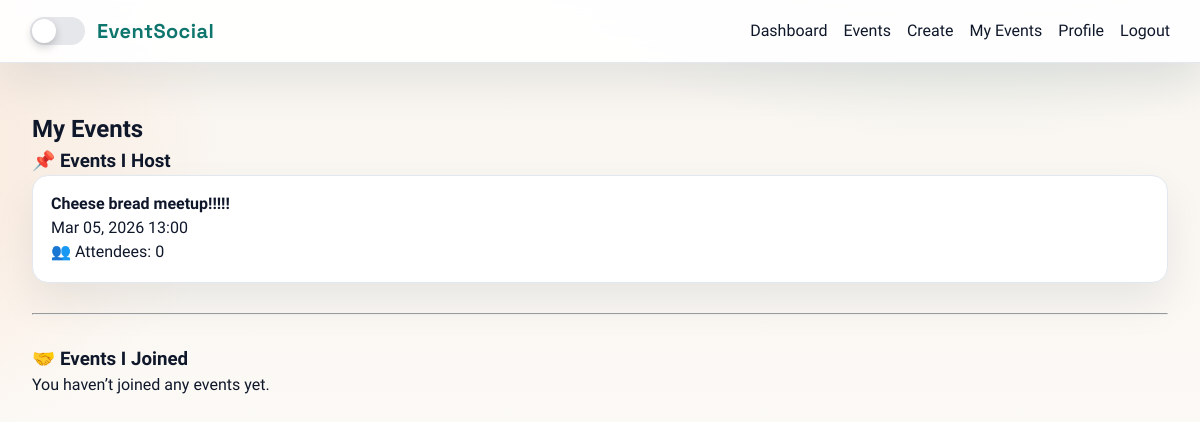
Screenshot of /my-events/ (signed in) with the database file from the repository.
### Enigma/models.py (models this page shows, shortened)
class Event(models.Model):
    title = models.CharField(max_length=200)
    description = models.TextField()
    location = models.CharField(max_length=200)
    event_date = models.DateTimeField()
    image = models.ImageField(
        upload_to="event_images/",
        blank=True,
        null=True
    )
    created_by = models.ForeignKey(
        User,
        on_delete=models.CASCADE,
        related_name="hosted_events"
    )
    attendees = models.ManyToManyField(
        User,
        related_name="joined_events",
        blank=True
    )
    likes = models.ManyToManyField(
        User,
        related_name="liked_events",
        blank=True
    )

### Enigma/views.py (the view)
# urls.py: path('my-events/', views.my_events, name='my_events'),
@login_required
def my_events(request):
    hosted_events = Event.objects.filter(
        created_by=request.user
    ).order_by("event_date")
    joined_events = request.user.joined_events.all().order_by("event_date")
    return render(request, "my_events.html", {
        "hosted_events": hosted_events,
        "joined_events": joined_events
    })

### templates/my_events.html
{% extends 'base.html' %}
{% block content %}
<h2>My Events</h2>
<h3>📌 Events I Host</h3>
{% for event in hosted_events %}
    <div class="event-card">
        <h4>{{ event.title }}</h4>
        <p>{{ event.event_date|date:"M d, Y H:i" }}</p>
        <p>👥 Attendees: {{ event.attendees.count }}</p>
    </div>
{% empty %}
    <p>You haven’t created any events yet.</p>
{% endfor %}
<hr style="margin:30px 0;">
<h3>🤝 Events I Joined</h3>
{% for event in joined_events %}
    <div class="event-card">
        <h4>{{ event.title }}</h4>
        <p>{{ event.event_date|date:"M d, Y H:i" }}</p>
        <p>👤 Host: {{ event.created_by.username }}</p>
    </div>
{% empty %}
    <p>You haven’t joined any events yet.</p>
{% endfor %}
{% endblock %}

### Enigma/static/style.css (style rules this page uses)
:root { --font-sans: "Work Sans", "Segoe UI", Arial, sans-serif; --font-display: "Space Grotesk", "Work Sans", sans-serif; --bg: #f8f5f0; --bg-2: #f1f5f4; --surface: #ffffff; --surface-2: #f8fafc; --ink: #0f172a; --muted: #5b677a; --border: #e2e8f0; --accent: #0f766e; --accent-2: #f97316; --accent-3: #14b8a6; --danger: #ef4444; --shadow-soft: 0 20px 40px rgba(15, 23, 42, 0.08); --shadow-strong: 0 25px 60px rgba(15, 23, 42, 0.14); --radius-xl: 22px; --radius-lg: 16px; --radius-md: 12px; --radius-sm: 10px; }
* { margin: 0; padding: 0; box-sizing: border-box; }
body { font-family: var(--font-sans); background: radial-gradient(900px 500px at 80% -20%, rgba(15, 118, 110, 0.18), transparent 60%), radial-gradient(800px 520px at -20% 20%, rgba(249, 115, 22, 0.15), transparent 60%), linear-gradient(180deg, var(--bg), #fdfbf7 70%); color: var(--ink); line-height: 1.5; min-height: 100vh; transition: background 0.4s ease, color 0.4s ease; }
.event-card { background: var(--surface); border-radius: var(--radius-lg); box-shadow: var(--shadow-soft); border: 1px solid var(--border); overflow: hidden; transition: transform 0.25s ease, box-shadow 0.25s ease; }
.event-card > h3, .event-card > h4, .event-card > p, .event-card > a { padding: 0 18px; }
.event-card > h3, .event-card > h4 { margin-top: 16px; }
.event-card > p:last-of-type, .event-card > a:last-of-type { margin-bottom: 18px; }

### rows the page displays
Event: title "Cheese bread meetup!!!!!", event_date "Mar 05, 2026 13:00", attendees.count "0"
